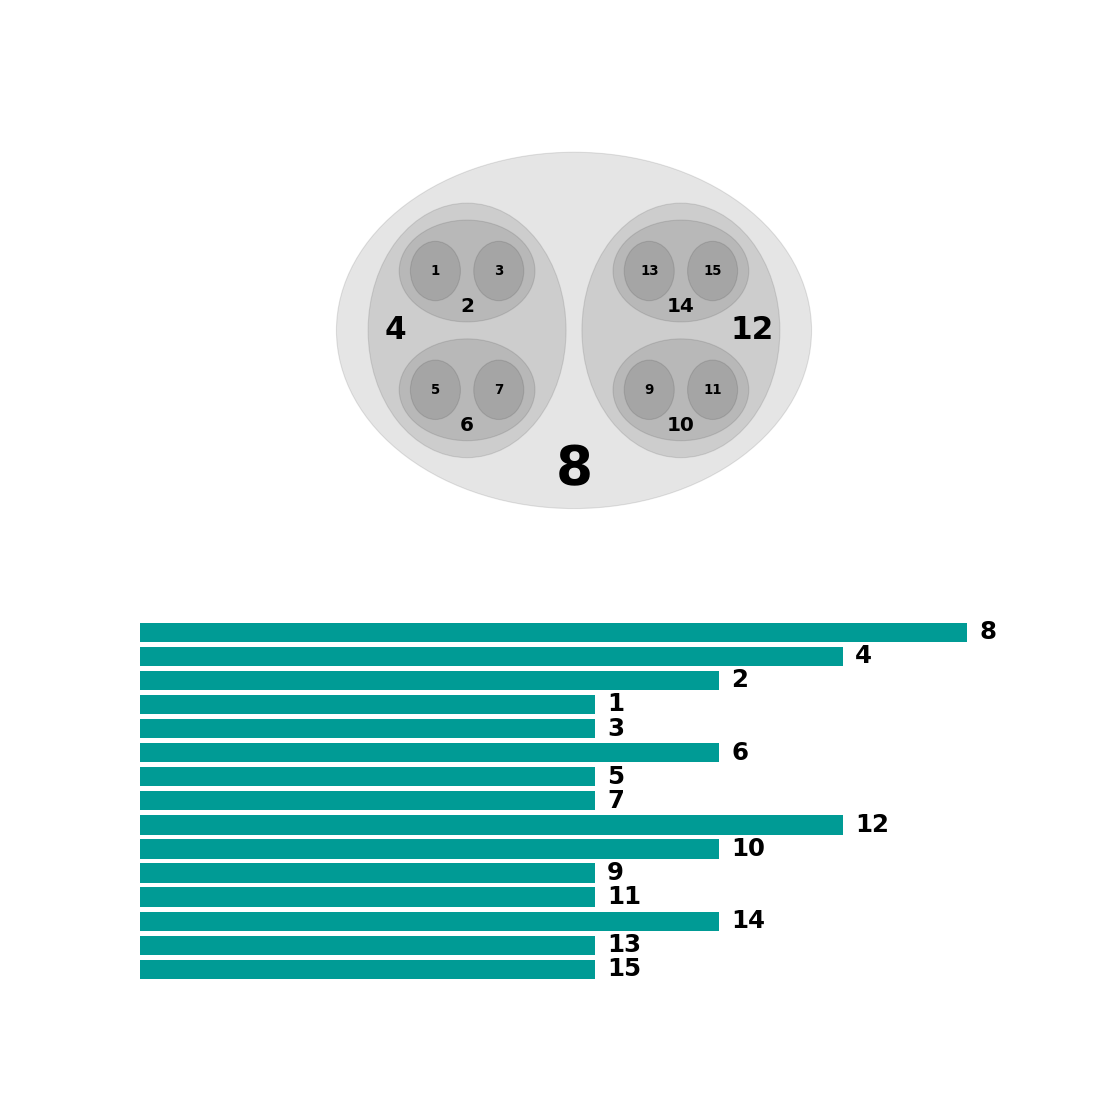

Recreate this plot in Python.
from matplotlib import pyplot as plt
from matplotlib.patches import Ellipse
from collections import deque
import sys
sys.path.insert(0, '../')
from binary_tree import BinaryTree
#             8
#       /            \
#      4             12
#    /    \        /    \
#   2      6      10    14
#  / \    / \    / \    / \
# 1   3  5   7  9  11  13 15


def tape_view(tree):
    # data
    weights = []
    tmp = deque(tree.level_ordered())
    for i in range(4):
        for j in range(2 ** i):
            tmp.popleft()
            weights.append(10 - i * 1.5)
    y = list(range(len(tree), 0, -1))
    graph = dict(zip(tree, weights))
    tree = tree.pre_ordered()
    weights = []
    for i in tree:
        weights.append(graph[i])
    ax[1].barh(y, weights, color='#009B95')
    for i in range(len(y)):
        ax[1].text(weights[i] + 0.15, y[i], tree[i], horizontalalignment='left',
                   verticalalignment='center', fontsize=22, weight='bold')


def plenty_view(tree):
    names = [str(i) for i in tree.pre_ordered()]
    width = 120
    height = 90
    ax[0].add_patch(Ellipse((0, 0), width, height,
                            color='black', alpha=0.1))
    ax[0].text(0, -35, names[0], verticalalignment='center',
               horizontalalignment='center', fontsize=48, weight='bold')

    ax[0].add_patch(Ellipse((-27, 0), width / 2.4, height / 1.4,
                            color='black', alpha=0.1))
    ax[0].text(-45, 0, names[1], verticalalignment='center',
               horizontalalignment='center', fontsize=28, weight='bold')
    ax[0].add_patch(Ellipse((27, 0), width / 2.4, height / 1.4,
                            color='black', alpha=0.1))
    ax[0].text(45, 0, names[8], verticalalignment='center',
               horizontalalignment='center', fontsize=28, weight='bold')

    ax[0].add_patch(Ellipse((-27, 15), width / 3.5, height / 3.5,
                            color='black', alpha=0.1))
    ax[0].text(-27, 6, names[2], verticalalignment='center',
               horizontalalignment='center', fontsize=18, weight='bold')
    ax[0].add_patch(Ellipse((-27, -15), width / 3.5, height / 3.5,
                            color='black', alpha=0.1))
    ax[0].text(-27, -24, names[5], verticalalignment='center',
               horizontalalignment='center', fontsize=18, weight='bold')
    ax[0].add_patch(Ellipse((27, 15), width / 3.5, height / 3.5,
                            color='black', alpha=0.1))
    ax[0].text(27, 6, names[12], verticalalignment='center',
               horizontalalignment='center', fontsize=18, weight='bold')
    ax[0].add_patch(Ellipse((27, -15), width / 3.5, height / 3.5,
                            color='black', alpha=0.1))
    ax[0].text(27, -24, names[9], verticalalignment='center',
               horizontalalignment='center', fontsize=18, weight='bold')

    ax[0].add_patch(Ellipse((19, -15), width / 9.5, height / 6,
                            color='black', alpha=0.1))
    ax[0].text(-35, 15, names[3], verticalalignment='center',
               horizontalalignment='center', fontsize=12, weight='bold')
    ax[0].add_patch(Ellipse((35, -15), width / 9.5, height / 6,
                            color='black', alpha=0.1))
    ax[0].text(-19, 15, names[4], verticalalignment='center',
               horizontalalignment='center', fontsize=12, weight='bold')
    ax[0].add_patch(Ellipse((19, 15), width / 9.5, height / 6,
                            color='black', alpha=0.1))
    ax[0].text(-35, -15, names[6], verticalalignment='center',
               horizontalalignment='center', fontsize=12, weight='bold')
    ax[0].add_patch(Ellipse((35, 15), width / 9.5, height / 6,
                            color='black', alpha=0.1))
    ax[0].text(-19, -15, names[7], verticalalignment='center',
               horizontalalignment='center', fontsize=12, weight='bold')
    ax[0].add_patch(Ellipse((-19, -15), width / 9.5, height / 6,
                            color='black', alpha=0.1))
    ax[0].text(35, -15, names[11], verticalalignment='center',
               horizontalalignment='center', fontsize=12, weight='bold')
    ax[0].add_patch(Ellipse((-35, -15), width / 9.5, height / 6,
                            color='black', alpha=0.1))
    ax[0].text(19, -15, names[10], verticalalignment='center',
               horizontalalignment='center', fontsize=12, weight='bold')
    ax[0].add_patch(Ellipse((-19, 15), width / 9.5, height / 6,
                            color='black', alpha=0.1))
    ax[0].text(35, 15, names[14], verticalalignment='center',
               horizontalalignment='center', fontsize=12, weight='bold')
    ax[0].add_patch(Ellipse((-35, 15), width / 9.5, height / 6,
                            color='black', alpha=0.1))
    ax[0].text(19, 15, names[13], verticalalignment='center',
               horizontalalignment='center', fontsize=12, weight='bold')

    ax[0].set_aspect('equal', adjustable='datalim')
    ax[0].plot()


if __name__ == '__main__':
    tree = BinaryTree(8,
                      BinaryTree(4,
                                 BinaryTree(2,
                                            BinaryTree(1), BinaryTree(3)),
                                 BinaryTree(6,
                                            BinaryTree(5), BinaryTree(7))),
                      BinaryTree(12,
                                 BinaryTree(10,
                                            BinaryTree(9), BinaryTree(11)),
                                 BinaryTree(14,
                                            BinaryTree(13), BinaryTree(15)))
                      )
    print(tree)
    fig, ax = plt.subplots(2, 1, figsize=(14, 14), dpi=80)
    ax[0].axis('off')
    ax[1].axis('off')
    plenty_view(tree)  # представление через множества
    tape_view(tree)  # ленточное представление
    plt.savefig('zad_1.png', format='png')
    plt.show()
